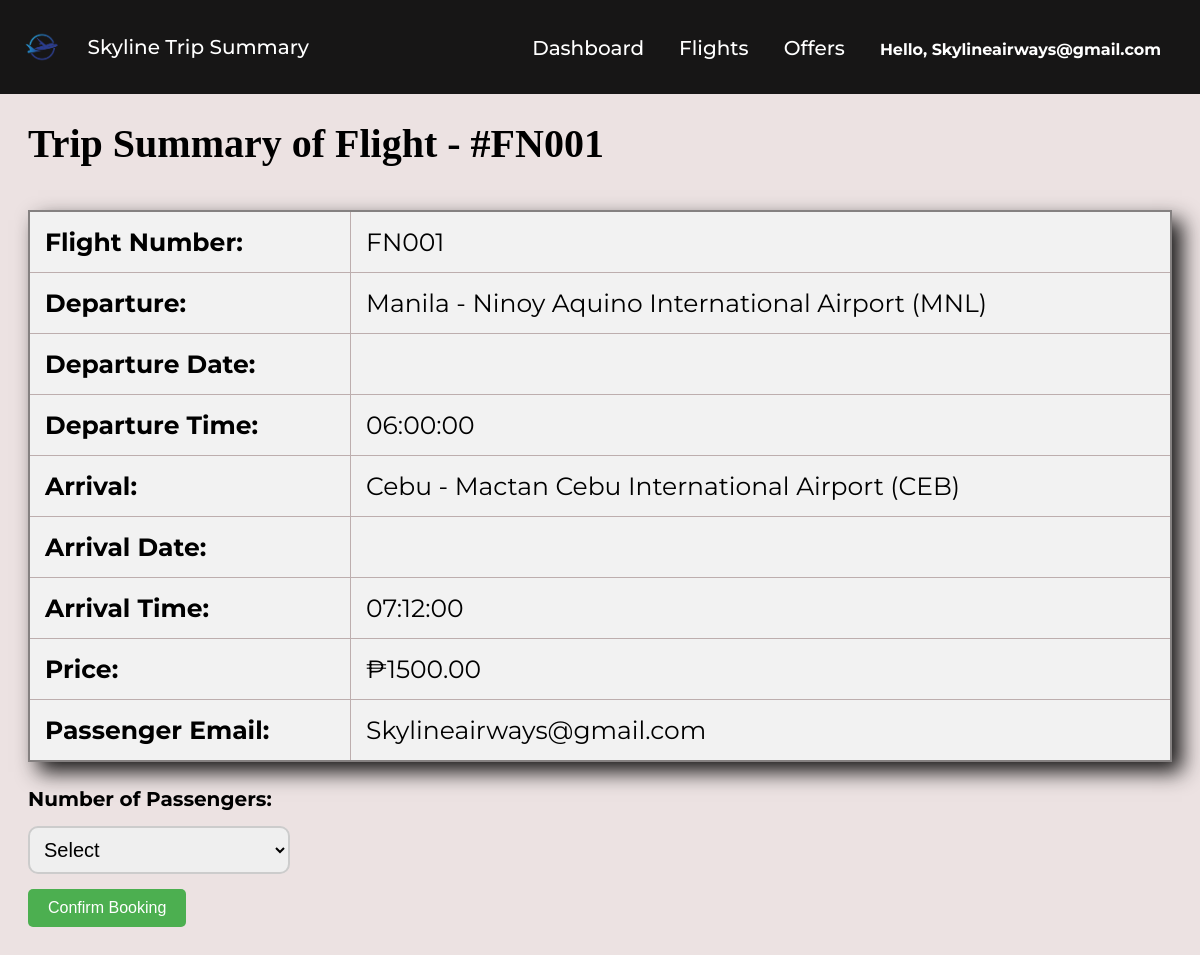
Screenshot of /booking.php?flight_id=FN001 (signed in) with the database file from the repository.
### tables this page shows
CREATE TABLE `flights` (
  `id` int(11) NOT NULL,
  `flight_number` varchar(20) NOT NULL,
  `departure_location` varchar(100) NOT NULL,
  `arrival_location` varchar(100) NOT NULL,
  `Departure-Time` time NOT NULL,
  `Arrival-Time` time NOT NULL,
  `price` decimal(10,2) NOT NULL
);

### booking.php (the view, shortened to what this page needs)
<?php
include_once './config/database.php';
$flight_id = $_GET['flight_id'];
$sql = "SELECT * FROM flights WHERE flight_number = '$flight_id'";
$result = $conn->query($sql);
if ($result->num_rows > 0) {
    $flight = $result->fetch_assoc();
} else {
    header("Location: flights.php");
    exit();
}
?>
<!DOCTYPE html>
<html lang="en">
<head>
    <link rel="stylesheet" href="./css/booking.css">
</head>
<body>
<header>
    <div class="logo">
        <img src="./assets/images/logo.jpg" alt="Airline Logo">
        <div class="title">
            <h1>Skyline Trip Summary</h1>
        </div>
    </div>
    <nav>
    <ul>
        <li><a href="index.php">Dashboard</a></li>
        <li><a href="flights.php">Flights</a></li>
        <li><a href="offers.php">Offers</a></li>
        <?php
        echo '<li class="dropdown">';
        echo '<a class="dropbtn">Hello, ' . $_SESSION['username'] . '</a>';
        echo '</li>';
        ?>
    </ul>
</nav>
</header>
<main>
    <div class="booking-details">
        <h2>Trip Summary of Flight - #<?php echo $flight['flight_number']; ?></h2>
        <table class="tbl_booking">
            <tr>
                <td><strong>Flight Number:</strong></td>
                <td><?php echo $flight['flight_number']; ?></td>
            </tr>
            <tr>
                <td><strong>Departure:</strong></td>
                <td><?php echo $flight['departure_location']; ?></td>
            </tr>
            <tr>
                <td><strong>Departure Date:</strong></td>
                <td><?php echo $_GET['departure_date']; ?></td>
            </tr>
            <tr>
                <td><strong>Departure Time:</strong></td>
                <td><?php echo $flight['Departure-Time']; ?></td>
            </tr>
            <tr>
                <td><strong>Arrival:</strong></td>
                <td><?php echo $flight['arrival_location']; ?></td>
            </tr>
            <tr>
                <td><strong>Arrival Date:</strong></td>
                <td><?php echo $_GET['arrival_date']; ?></td>
            </tr>
            <tr>
                <td><strong>Arrival Time:</strong></td>
                <td><?php echo $flight['Arrival-Time']; ?></td>
            </tr>
            <tr>
                <td><strong>Price:</strong></td>
                <td>₱<?php echo $flight['price']; ?></td>
            </tr>
            <tr>
                <td><strong>Passenger Email:</strong></td>
                <td><?php echo $_SESSION['username']; ?></td>
            </tr>
        </table>
        <form action="confirm_booking.php" method="POST" id="bookingForm" onsubmit="return validateForm()">
            <label for="passengers">Number of Passengers:</label>
            <select id="passengers" name="passengers">
                <option value="">Select</option>
            </select>
            <input type="submit" value="Confirm Booking">
        </form>
    </div>
</main>
</body>
</html>

### css/booking.css (style rules this page uses)
body { background-color: #ece2e2; }
table { border-collapse: collapse; width: 100%; }
th, td { border: 1px solid #bdaeae; padding: 15px; font-size: 25px; font-family: 'Montserrat', sans-serif; }
td { background-color: #f2f2f2; }
tr:nth-child(even) { background-color: #f2f2f2; }
header { font-style: normal; display: flex; align-items: center; justify-content: space-between; background-color: rgba(0, 0, 0, 0.9); width: 100%; box-sizing: border-box; margin: 0; position: absolute; top: 0; left: 0; }
.logo { display: flex; align-items: center; padding-left: 10px; }
.logo img { height: 50px; margin-right: 15px; }
.title h1 { font-size: 26px; margin: 0; color: #fff; font-size: 20px; justify-content: left; width: 400px; font-family: 'Montserrat', sans-serif; font-weight: 500; }
nav { max-width: 1400px; width: 100%; padding: 1.5rem 1.5rem; display: flex; justify-content: space-between; font-family: 'Montserrat', sans-serif; transition: transform 0.3s ease-in-out; }
nav ul { list-style-type: none; margin: 0; padding: 0; display: flex; margin-left: auto; }
nav li { margin-top: 7px; }
nav ul li:not(:last-child) { margin-right: 5px; }
nav ul li { color: white; font-size: 20px; text-decoration: none; font-weight: 500; padding: 5px 15px; border-radius: 5px; color: white; padding-bottom: 10px; }
nav a { color: white; font-size: 20px; text-decoration: none; font-weight: 500; border-radius: 5px; color: white; }
nav .dropdown .dropbtn { font-size: 16px; font-family: 'Montserrat', sans-serif; color: #fff; text-decoration: none; font-weight: bold; border-radius: 5px; transition: color 0.3s ease-in-out, transform 0.3s ease-in-out; cursor: pointer; }
.dropdown { position: relative; display: inline-block; }
.dropbtn { background-color: transparent; color: white; font-size: 16px; border: none; cursor: pointer; font-family: Arial, sans-serif; transition: background-color 0.3s; }
main { padding: 20px; margin-top: 90px; }
.booking-details { display: flex; flex-wrap: wrap; }
.tbl_booking { border: solid rgb(133, 129, 129) 2px; box-shadow: 10px 10px 20px rgba(0, 0, 0, 0.9); }
.booking-details h2 { margin-top: 10px; margin-bottom: 43px; font-size: 40px; }
form { margin-top: 20px; }
label { font-family: 'Montserrat', sans-serif; font-size: 20px; display: block; margin-bottom: 15px; margin-top: 5px; font-weight: bold; }
select { width: 100%; padding: 10px; border-radius: 10px; border: 2px solid #ccc; font-size: 20px; margin-bottom: 15px; }
input[type="submit"] { background-color: #4CAF50; color: white; padding: 10px 20px; border: none; border-radius: 5px; cursor: pointer; font-size: 16px; transition: background-color 0.3s; }

### rows the page displays
flights: flight_number "FN001", departure_location "Manila - Ninoy Aquino International Airport (MNL)", value "06:00:00", arrival_location "Cebu - Mactan Cebu International Airport (CEB)", value "07:12:00", price "1500.00"

### other values shown
$_SESSION['username'] "Skylineairways@gmail.com"
